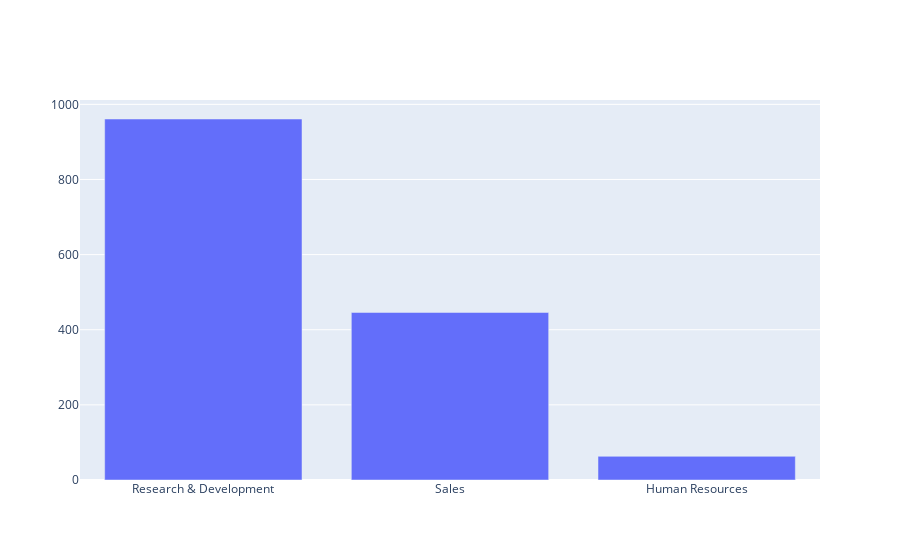

Source (notebook cell):
### Code cell
plot_cat(df.Department.name)

### Figure 1 — Plotly figure (JSON) as saved in the notebook; plotly's stock layout.template omitted (floating-point values rounded to 4 significant figures)
{"data": [{"type": "bar", "x": ["Research & Development", "Sales", "Human Resources"], "y": [961, 446, 63]}], "layout": {}}
